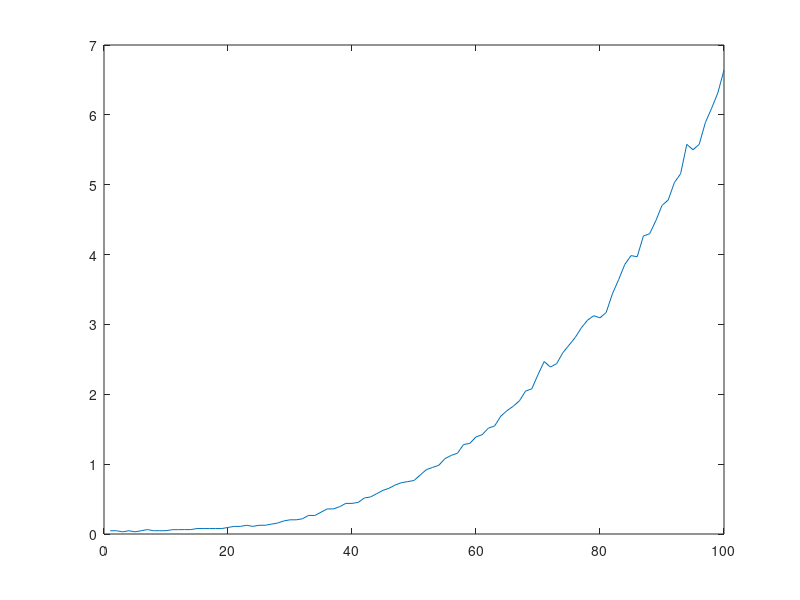

This figure's MATLAB source:
%SIZE 200 ; 100 NODOS EN C/PARTICION ; NODOS AUMENTANDO DE 0 A 100 EN PASOS DE A 1 ; PORCENTAJE DE EJES: 80% ; PORCENTAJE DE MOVILES: 80%
y = [0.0460000038147
0.0469999313354
0.0309998989105
0.0469999313354
0.0309998989105
0.0469999313354
0.0629999637604
0.047000169754
0.047000169754
0.047000169754
0.0620000362396
0.0620000362396
0.0629999637604
0.0629999637604
0.0780000686646
0.0780000686646
0.0780000686646
0.0780000686646
0.0780000686646
0.0940001010895
0.108999967575
0.108999967575
0.125
0.108999967575
0.125
0.125
0.141000032425
0.15700006485
0.18700003624
0.202999830246
0.202999830246
0.21799993515
0.266000032425
0.265000104904
0.31200003624
0.358999967575
0.359000205994
0.391000032425
0.43799996376
0.43799996376
0.452999830246
0.516000032425
0.530999898911
0.577999830246
0.625
0.655999898911
0.702999830246
0.735000133514
0.75
0.766000032425
0.844000101089
0.922000169754
0.953000068665
0.983999967575
1.07899999619
1.125
1.15599989891
1.28099989891
1.29700016975
1.3900001049
1.42200016975
1.51600003242
1.54600000381
1.68700003624
1.76599979401
1.82799983025
1.90599989891
2.04699993134
2.07800006866
2.28099989891
2.46900010109
2.38999986649
2.43799996376
2.59400010109
2.70300006866
2.81299996376
2.95299983025
3.06200003624
3.125
3.09399986267
3.17199993134
3.43799996376
3.6400001049
3.85899996758
3.9849998951
3.96900010109
4.26599979401
4.29699993134
4.48400020599
4.70300006866
4.78099989891
5.03099989891
5.15700006485
5.57800006866
5.5
5.57800006866
5.89100003242
6.09400010109
6.31299996376
6.64100003242
];

x = [1
2
3
4
5
6
7
8
9
10
11
12
13
14
15
16
17
18
19
20
21
22
23
24
25
26
27
28
29
30
31
32
33
34
35
36
37
38
39
40
41
42
43
44
45
46
47
48
49
50
51
52
53
54
55
56
57
58
59
60
61
62
63
64
65
66
67
68
69
70
71
72
73
74
75
76
77
78
79
80
81
82
83
84
85
86
87
88
89
90
91
92
93
94
95
96
97
98
99
100
];plot(x,y)